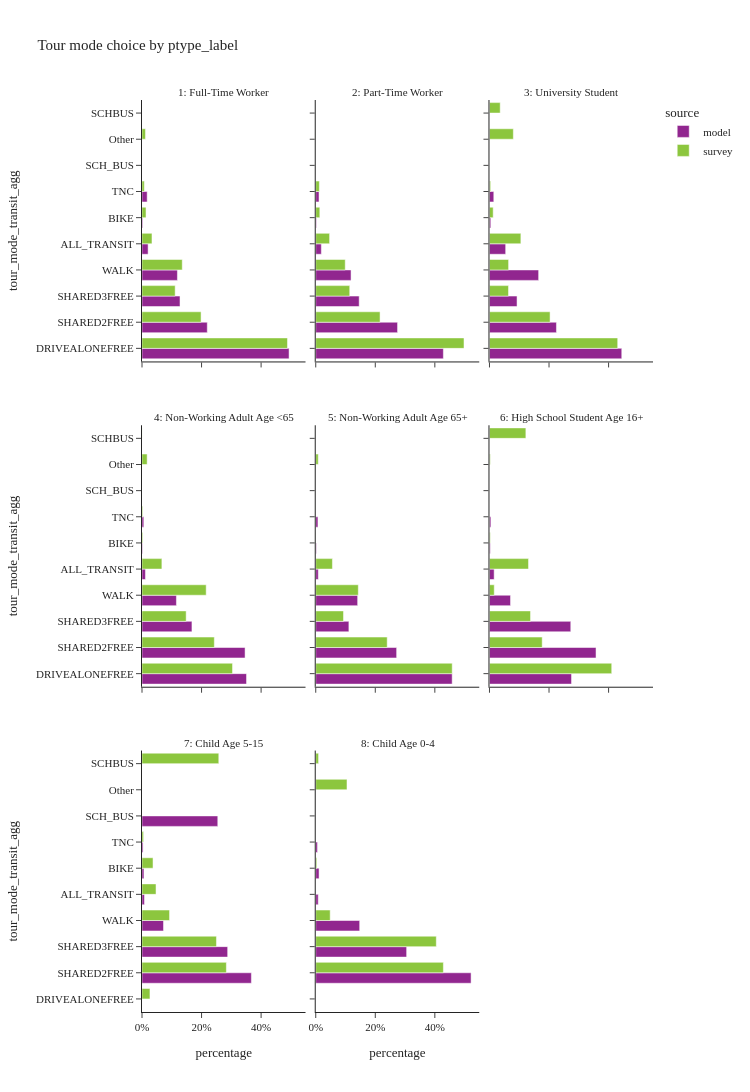
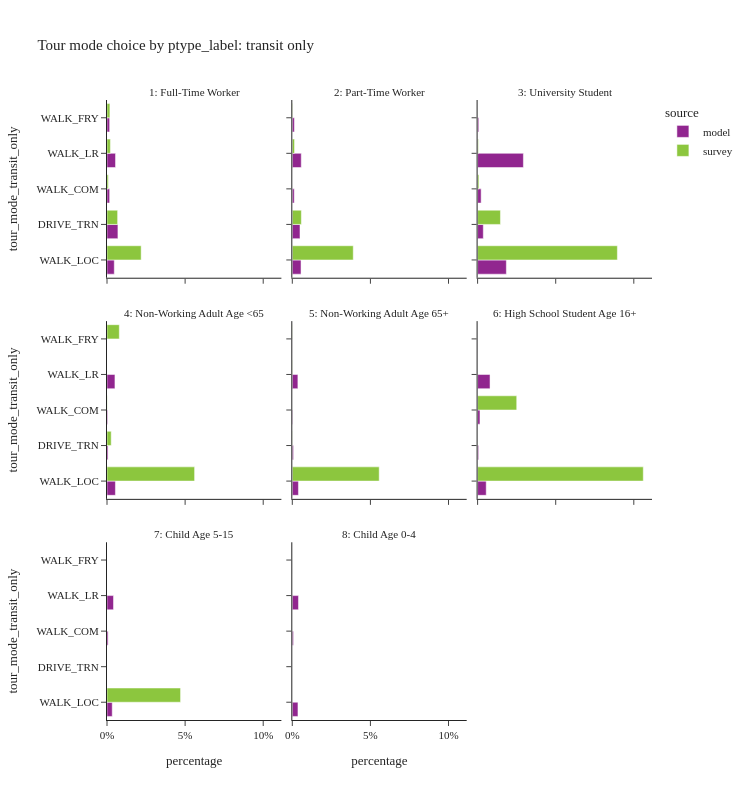

The notebook cell these images were saved under, in order:
### Code cell
tour_mode_choice_seg(segment_col='ptype_label')

### Figure 1 — Plotly figure (JSON) as saved in the notebook; plotly's stock layout.template omitted (floating-point values rounded to 4 significant figures)
{"data": [{"alignmentgroup": "True", "customdata": [[1180648], [524045], [305124], [284286], [49003], [5736], [41532]], "hovertemplate": "source=model<br>ptype_label=1: Full-Time Worker<br>percentage=%{x}<br>tour_mode_transit_agg=%{y}<br>sample_size=%{customdata[0]}<extra></extra>", "legendgroup": "model", "marker": {"color": "#91268F", "pattern": {"shape": ""}}, "name": "model", "offsetgroup": "model", "orientation": "h", "showlegend": true, "textposition": "auto", "type": "bar", "x": [0.4939, 0.2192, 0.1276, 0.1189, 0.0205, 0.0024, 0.01737], "xaxis": "x7", "y": ["DRIVEALONEFREE", "SHARED2FREE", "SHARED3FREE", "WALK", "ALL_TRANSIT", "BIKE", "TNC"], "yaxis": "y7"}, {"alignmentgroup": "True", "customdata": [[194819], [124877], [66285], [53894], [8557], [1052], [5017]], "hovertemplate": "source=model<br>ptype_label=2: Part-Time Worker<br>percentage=%{x}<br>tour_mode_transit_agg=%{y}<br>sample_size=%{customdata[0]}<extra></extra>", "legendgroup": "model", "marker": {"color": "#91268F", "pattern": {"shape": ""}}, "name": "model", "offsetgroup": "model", "orientation": "h", "showlegend": false, "textposition": "auto", "type": "bar", "x": [0.4286, 0.2748, 0.1458, 0.1186, 0.01883, 0.002315, 0.01104], "xaxis": "x8", "y": ["DRIVEALONEFREE", "SHARED2FREE", "SHARED3FREE", "WALK", "ALL_TRANSIT", "BIKE", "TNC"], "yaxis": "y8"}, {"alignmentgroup": "True", "customdata": [[95575], [48383], [19910], [35514], [11695], [940], [3114]], "hovertemplate": "source=model<br>ptype_label=3: University Student<br>percentage=%{x}<br>tour_mode_transit_agg=%{y}<br>sample_size=%{customdata[0]}<extra></extra>", "legendgroup": "model", "marker": {"color": "#91268F", "pattern": {"shape": ""}}, "name": "model", "offsetgroup": "model", "orientation": "h", "showlegend": false, "textposition": "auto", "type": "bar", "x": [0.4443, 0.2249, 0.09255, 0.1651, 0.05436, 0.004369, 0.01447], "xaxis": "x9", "y": ["DRIVEALONEFREE", "SHARED2FREE", "SHARED3FREE", "WALK", "ALL_TRANSIT", "BIKE", "TNC"], "yaxis": "y9"}, {"alignmentgroup": "True", "customdata": [[220767], [217705], [105484], [72711], [7265], [1184], [3818]], "hovertemplate": "source=model<br>ptype_label=4: Non-Working Adult Age <65<br>percentage=%{x}<br>tour_mode_transit_agg=%{y}<br>sample_size=%{customdata[0]}<extra></extra>", "legendgroup": "model", "marker": {"color": "#91268F", "pattern": {"shape": ""}}, "name": "model", "offsetgroup": "model", "orientation": "h", "showlegend": false, "textposition": "auto", "type": "bar", "x": [0.351, 0.3461, 0.1677, 0.1156, 0.01155, 0.001883, 0.006071], "xaxis": "x4", "y": ["DRIVEALONEFREE", "SHARED2FREE", "SHARED3FREE", "WALK", "ALL_TRANSIT", "BIKE", "TNC"], "yaxis": "y4"}, {"alignmentgroup": "True", "customdata": [[233231], [138301], [56669], [71653], [4367], [1018], [3776]], "hovertemplate": "source=model<br>ptype_label=5: Non-Working Adult Age 65+<br>percentage=%{x}<br>tour_mode_transit_agg=%{y}<br>sample_size=%{customdata[0]}<extra></extra>", "legendgroup": "model", "marker": {"color": "#91268F", "pattern": {"shape": ""}}, "name": "model", "offsetgroup": "model", "orientation": "h", "showlegend": false, "textposition": "auto", "type": "bar", "x": [0.4582, 0.2717, 0.1113, 0.1408, 0.008579, 0.002, 0.007418], "xaxis": "x5", "y": ["DRIVEALONEFREE", "SHARED2FREE", "SHARED3FREE", "WALK", "ALL_TRANSIT", "BIKE", "TNC"], "yaxis": "y5"}, {"alignmentgroup": "True", "customdata": [[42448], [55115], [42052], [10882], [2415], [405], [718]], "hovertemplate": "source=model<br>ptype_label=6: High School Student Age 16+<br>percentage=%{x}<br>tour_mode_transit_agg=%{y}<br>sample_size=%{customdata[0]}<extra></extra>", "legendgroup": "model", "marker": {"color": "#91268F", "pattern": {"shape": ""}}, "name": "model", "offsetgroup": "model", "orientation": "h", "showlegend": false, "textposition": "auto", "type": "bar", "x": [0.2756, 0.3578, 0.273, 0.07065, 0.01568, 0.002629, 0.004661], "xaxis": "x6", "y": ["DRIVEALONEFREE", "SHARED2FREE", "SHARED3FREE", "WALK", "ALL_TRANSIT", "BIKE", "TNC"], "yaxis": "y6"}, {"alignmentgroup": "True", "customdata": [[180137], [141070], [35398], [4034], [124797], [3201], [1743]], "hovertemplate": "source=model<br>ptype_label=7: Child Age 5-15<br>percentage=%{x}<br>tour_mode_transit_agg=%{y}<br>sample_size=%{customdata[0]}<extra></extra>", "legendgroup": "model", "marker": {"color": "#91268F", "pattern": {"shape": ""}}, "name": "model", "offsetgroup": "model", "orientation": "h", "showlegend": false, "textposition": "auto", "type": "bar", "x": [0.3673, 0.2877, 0.07218, 0.008226, 0.2545, 0.006528, 0.003554], "xaxis": "x", "y": ["SHARED2FREE", "SHARED3FREE", "WALK", "ALL_TRANSIT", "SCH_BUS", "BIKE", "TNC"], "yaxis": "y"}, {"alignmentgroup": "True", "customdata": [[79733], [46652], [22552], [1278], [1710], [905]], "hovertemplate": "source=model<br>ptype_label=8: Child Age 0-4<br>percentage=%{x}<br>tour_mode_transit_agg=%{y}<br>sample_size=%{customdata[0]}<extra></extra>", "legendgroup": "model", "marker": {"color": "#91268F", "pattern": {"shape": ""}}, "name": "model", "offsetgroup": "model", "orientation": "h", "showlegend": false, "textposition": "auto", "type": "bar", "x": [0.5217, 0.3053, 0.1476, 0.008362, 0.01119, 0.005922], "xaxis": "x2", "y": ["SHARED2FREE", "SHARED3FREE", "WALK", "ALL_TRANSIT", "BIKE", "TNC"], "yaxis": "y2"}, {"alignmentgroup": "True", "customdata": [[1502], [542], [260], [688], [338], [161], [28], [38]], "hovertemplate": "source=survey<br>ptype_label=1: Full-Time Worker<br>percentage=%{x}<br>tour_mode_transit_agg=%{y}<br>sample_size=%{customdata[0]}<extra></extra>", "legendgroup": "survey", "marker": {"color": "#8CC63E", "pattern": {"shape": ""}}, "name": "survey", "offsetgroup": "survey", "orientation": "h", "showlegend": true, "textposition": "auto", "type": "bar", "x": [0.4886, 0.1984, 0.1114, 0.1352, 0.03353, 0.01354, 0.00771, 0.01167], "xaxis": "x7", "y": ["DRIVEALONEFREE", "SHARED2FREE", "SHARED3FREE", "WALK", "ALL_TRANSIT", "BIKE", "TNC", "Other"], "yaxis": "y7"}, {"alignmentgroup": "True", "customdata": [[213], [98], [53], [75], [48], [14], [2], [1]], "hovertemplate": "source=survey<br>ptype_label=2: Part-Time Worker<br>percentage=%{x}<br>tour_mode_transit_agg=%{y}<br>sample_size=%{customdata[0]}<extra></extra>", "legendgroup": "survey", "marker": {"color": "#8CC63E", "pattern": {"shape": ""}}, "name": "survey", "offsetgroup": "survey", "orientation": "h", "showlegend": false, "textposition": "auto", "type": "bar", "x": [0.498, 0.216, 0.1141, 0.09902, 0.0465, 0.01369, 0.01217, 0.0005315], "xaxis": "x8", "y": ["DRIVEALONEFREE", "SHARED2FREE", "SHARED3FREE", "WALK", "ALL_TRANSIT", "BIKE", "TNC", "Other"], "yaxis": "y8"}, {"alignmentgroup": "True", "customdata": [[85], [40], [13], [75], [59], [7], [11], [4], [4]], "hovertemplate": "source=survey<br>ptype_label=3: University Student<br>percentage=%{x}<br>tour_mode_transit_agg=%{y}<br>sample_size=%{customdata[0]}<extra></extra>", "legendgroup": "survey", "marker": {"color": "#8CC63E", "pattern": {"shape": ""}}, "name": "survey", "offsetgroup": "survey", "orientation": "h", "showlegend": false, "textposition": "auto", "type": "bar", "x": [0.4306, 0.2035, 0.06392, 0.06418, 0.1054, 0.03597, 0.01241, 0.003895, 0.08012], "xaxis": "x9", "y": ["DRIVEALONEFREE", "SHARED2FREE", "SHARED3FREE", "WALK", "ALL_TRANSIT", "SCHBUS", "BIKE", "TNC", "Other"], "yaxis": "y9"}, {"alignmentgroup": "True", "customdata": [[260], [183], [88], [175], [60], [1], [13], [3], [12]], "hovertemplate": "source=survey<br>ptype_label=4: Non-Working Adult Age <65<br>percentage=%{x}<br>tour_mode_transit_agg=%{y}<br>sample_size=%{customdata[0]}<extra></extra>", "legendgroup": "survey", "marker": {"color": "#8CC63E", "pattern": {"shape": ""}}, "name": "survey", "offsetgroup": "survey", "orientation": "h", "showlegend": false, "textposition": "auto", "type": "bar", "x": [0.304, 0.2429, 0.1483, 0.2155, 0.06679, 0.0002297, 0.002551, 0.002387, 0.01726], "xaxis": "x4", "y": ["DRIVEALONEFREE", "SHARED2FREE", "SHARED3FREE", "WALK", "ALL_TRANSIT", "SCHBUS", "BIKE", "TNC", "Other"], "yaxis": "y4"}, {"alignmentgroup": "True", "customdata": [[429], [185], [51], [141], [51], [3], [2], [14]], "hovertemplate": "source=survey<br>ptype_label=5: Non-Working Adult Age 65+<br>percentage=%{x}<br>tour_mode_transit_agg=%{y}<br>sample_size=%{customdata[0]}<extra></extra>", "legendgroup": "survey", "marker": {"color": "#8CC63E", "pattern": {"shape": ""}}, "name": "survey", "offsetgroup": "survey", "orientation": "h", "showlegend": false, "textposition": "auto", "type": "bar", "x": [0.4583, 0.24, 0.09324, 0.1429, 0.05602, 0.0008684, 0.0001673, 0.008446], "xaxis": "x5", "y": ["DRIVEALONEFREE", "SHARED2FREE", "SHARED3FREE", "WALK", "ALL_TRANSIT", "BIKE", "TNC", "Other"], "yaxis": "y5"}, {"alignmentgroup": "True", "customdata": [[17], [9], [12], [5], [9], [5], [1], [1]], "hovertemplate": "source=survey<br>ptype_label=6: High School Student Age 16+<br>percentage=%{x}<br>tour_mode_transit_agg=%{y}<br>sample_size=%{customdata[0]}<extra></extra>", "legendgroup": "survey", "marker": {"color": "#8CC63E", "pattern": {"shape": ""}}, "name": "survey", "offsetgroup": "survey", "orientation": "h", "showlegend": false, "textposition": "auto", "type": "bar", "x": [0.4105, 0.1771, 0.1379, 0.01598, 0.1311, 0.1222, 0.002617, 0.002617], "xaxis": "x6", "y": ["DRIVEALONEFREE", "SHARED2FREE", "SHARED3FREE", "WALK", "ALL_TRANSIT", "SCHBUS", "BIKE", "Other"], "yaxis": "y6"}, {"alignmentgroup": "True", "customdata": [[3], [76], [104], [39], [16], [103], [8], [1], [1]], "hovertemplate": "source=survey<br>ptype_label=7: Child Age 5-15<br>percentage=%{x}<br>tour_mode_transit_agg=%{y}<br>sample_size=%{customdata[0]}<extra></extra>", "legendgroup": "survey", "marker": {"color": "#8CC63E", "pattern": {"shape": ""}}, "name": "survey", "offsetgroup": "survey", "orientation": "h", "showlegend": false, "textposition": "auto", "type": "bar", "x": [0.02668, 0.2833, 0.2501, 0.09251, 0.04709, 0.2579, 0.03705, 0.005252, 0.0001443], "xaxis": "x", "y": ["DRIVEALONEFREE", "SHARED2FREE", "SHARED3FREE", "WALK", "ALL_TRANSIT", "SCHBUS", "BIKE", "TNC", "Other"], "yaxis": "y"}, {"alignmentgroup": "True", "customdata": [[34], [34], [10], [2], [5], [2]], "hovertemplate": "source=survey<br>ptype_label=8: Child Age 0-4<br>percentage=%{x}<br>tour_mode_transit_agg=%{y}<br>sample_size=%{customdata[0]}<extra></extra>", "legendgroup": "survey", "marker": {"color": "#8CC63E", "pattern": {"shape": ""}}, "name": "survey", "offsetgroup": "survey", "orientation": "h", "showlegend": false, "textposition": "auto", "type": "bar", "x": [0.4287, 0.4049, 0.04848, 0.009491, 0.003523, 0.1049], "xaxis": "x2", "y": ["SHARED2FREE", "SHARED3FREE", "WALK", "SCHBUS", "BIKE", "Other"], "yaxis": "y2"}], "layout": {"annotations": [{"font": {}, "showarrow": false, "text": "7: Child Age 5-15", "x": 0.16, "xanchor": "center", "xref": "paper", "y": 0.2867, "yanchor": "bottom", "yref": "paper"}, {"font": {}, "showarrow": false, "text": "8: Child Age 0-4", "x": 0.5, "xanchor": "center", "xref": "paper", "y": 0.2867, "yanchor": "bottom", "yref": "paper"}, {"font": {}, "showarrow": false, "text": "4: Non-Working Adult Age <65", "x": 0.16, "xanchor": "center", "xref": "paper", "y": 0.6433, "yanchor": "bottom", "yref": "paper"}, {"font": {}, "showarrow": false, "text": "5: Non-Working Adult Age 65+", "x": 0.5, "xanchor": "center", "xref": "paper", "y": 0.6433, "yanchor": "bottom", "yref": "paper"}, {"font": {}, "showarrow": false, "text": "6: High School Student Age 16+", "x": 0.84, "xanchor": "center", "xref": "paper", "y": 0.6433, "yanchor": "bottom", "yref": "paper"}, {"font": {}, "showarrow": false, "text": "1: Full-Time Worker", "x": 0.16, "xanchor": "center", "xref": "paper", "y": 1.0, "yanchor": "bottom", "yref": "paper"}, {"font": {}, "showarrow": false, "text": "2: Part-Time Worker", "x": 0.5, "xanchor": "center", "xref": "paper", "y": 1.0, "yanchor": "bottom", "yref": "paper"}, {"font": {}, "showarrow": false, "text": "3: University Student", "x": 0.84, "xanchor": "center", "xref": "paper", "y": 1.0, "yanchor": "bottom", "yref": "paper"}], "barmode": "group", "height": 1200, "legend": {"title": {"text": "source"}, "tracegroupgap": 0}, "title": {"text": "Tour mode choice by ptype_label"}, "width": 750, "xaxis": {"anchor": "y", "domain": [0.0, 0.32], "tickformat": ".0%", "title": {"text": "percentage"}}, "xaxis2": {"anchor": "y2", "domain": [0.34, 0.66], "matches": "x", "tickformat": ".0%", "title": {"text": "percentage"}}, "xaxis3": {"anchor": "y3", "domain": [0.68, 1.0], "matches": "x", "tickformat": ".0%", "title": {"text": "percentage"}}, "xaxis4": {"anchor": "y4", "domain": [0.0, 0.32], "matches": "x", "showticklabels": false, "tickformat": ".0%"}, "xaxis5": {"anchor": "y5", "domain": [0.34, 0.66], "matches": "x", "showticklabels": false, "tickformat": ".0%"}, "xaxis6": {"anchor": "y6", "domain": [0.68, 1.0], "matches": "x", "showticklabels": false, "tickformat": ".0%"}, "xaxis7": {"anchor": "y7", "domain": [0.0, 0.32], "matches": "x", "showticklabels": false, "tickformat": ".0%"}, "xaxis8": {"anchor": "y8", "domain": [0.34, 0.66], "matches": "x", "showticklabels": false, "tickformat": ".0%"}, "xaxis9": {"anchor": "y9", "domain": [0.68, 1.0], "matches": "x", "showticklabels": false, "tickformat": ".0%"}, "yaxis": {"anchor": "x", "domain": [0.0, 0.2867], "title": {"text": "tour_mode_transit_agg"}}, "yaxis2": {"anchor": "x2", "domain": [0.0, 0.2867], "matches": "y", "showticklabels": false}, "yaxis3": {"anchor": "x3", "domain": [0.0, 0.2867], "matches": "y", "showticklabels": false}, "yaxis4": {"anchor": "x4", "domain": [0.3567, 0.6433], "matches": "y", "title": {"text": "tour_mode_transit_agg"}}, "yaxis5": {"anchor": "x5", "domain": [0.3567, 0.6433], "matches": "y", "showticklabels": false}, "yaxis6": {"anchor": "x6", "domain": [0.3567, 0.6433], "matches": "y", "showticklabels": false}, "yaxis7": {"anchor": "x7", "domain": [0.7133, 1.0], "matches": "y", "title": {"text": "tour_mode_transit_agg"}}, "yaxis8": {"anchor": "x8", "domain": [0.7133, 1.0], "matches": "y", "showticklabels": false}, "yaxis9": {"anchor": "x9", "domain": [0.7133, 1.0], "matches": "y", "showticklabels": false}}}

### Figure 2 — Plotly figure (JSON) as saved in the notebook; plotly's stock layout.template omitted (floating-point values rounded to 4 significant figures)
{"data": [{"alignmentgroup": "True", "customdata": [[11145], [16710], [4051], [13040], [4057]], "hovertemplate": "source=model<br>ptype_label=1: Full-Time Worker<br>percentage=%{x}<br>tour_mode_transit_only=%{y}<br>sample_size=%{customdata[0]}<extra></extra>", "legendgroup": "model", "marker": {"color": "#91268F", "pattern": {"shape": ""}}, "name": "model", "offsetgroup": "model", "orientation": "h", "showlegend": true, "textposition": "auto", "type": "bar", "x": [0.004662, 0.006991, 0.001695, 0.005455, 0.001697], "xaxis": "x7", "y": ["WALK_LOC", "DRIVE_TRN", "WALK_COM", "WALK_LR", "WALK_FRY"], "yaxis": "y7"}, {"alignmentgroup": "True", "customdata": [[2541], [2237], [565], [2608], [606]], "hovertemplate": "source=model<br>ptype_label=2: Part-Time Worker<br>percentage=%{x}<br>tour_mode_transit_only=%{y}<br>sample_size=%{customdata[0]}<extra></extra>", "legendgroup": "model", "marker": {"color": "#91268F", "pattern": {"shape": ""}}, "name": "model", "offsetgroup": "model", "orientation": "h", "showlegend": false, "textposition": "auto", "type": "bar", "x": [0.005591, 0.004922, 0.001243, 0.005738, 0.001333], "xaxis": "x8", "y": ["WALK_LOC", "DRIVE_TRN", "WALK_COM", "WALK_LR", "WALK_FRY"], "yaxis": "y8"}, {"alignmentgroup": "True", "customdata": [[3960], [783], [488], [6304], [160]], "hovertemplate": "source=model<br>ptype_label=3: University Student<br>percentage=%{x}<br>tour_mode_transit_only=%{y}<br>sample_size=%{customdata[0]}<extra></extra>", "legendgroup": "model", "marker": {"color": "#91268F", "pattern": {"shape": ""}}, "name": "model", "offsetgroup": "model", "orientation": "h", "showlegend": false, "textposition": "auto", "type": "bar", "x": [0.01841, 0.00364, 0.002268, 0.0293, 0.0007437], "xaxis": "x9", "y": ["WALK_LOC", "DRIVE_TRN", "WALK_COM", "WALK_LR", "WALK_FRY"], "yaxis": "y9"}, {"alignmentgroup": "True", "customdata": [[3387], [422], [261], [3195]], "hovertemplate": "source=model<br>ptype_label=4: Non-Working Adult Age <65<br>percentage=%{x}<br>tour_mode_transit_only=%{y}<br>sample_size=%{customdata[0]}<extra></extra>", "legendgroup": "model", "marker": {"color": "#91268F", "pattern": {"shape": ""}}, "name": "model", "offsetgroup": "model", "orientation": "h", "showlegend": false, "textposition": "auto", "type": "bar", "x": [0.005385, 0.000671, 0.000415, 0.00508], "xaxis": "x4", "y": ["WALK_LOC", "DRIVE_TRN", "WALK_COM", "WALK_LR"], "yaxis": "y4"}, {"alignmentgroup": "True", "customdata": [[1996], [402], [146], [1821], [2]], "hovertemplate": "source=model<br>ptype_label=5: Non-Working Adult Age 65+<br>percentage=%{x}<br>tour_mode_transit_only=%{y}<br>sample_size=%{customdata[0]}<extra></extra>", "legendgroup": "model", "marker": {"color": "#91268F", "pattern": {"shape": ""}}, "name": "model", "offsetgroup": "model", "orientation": "h", "showlegend": false, "textposition": "auto", "type": "bar", "x": [0.003921, 0.0007898, 0.0002868, 0.003577, 3.929e-06], "xaxis": "x5", "y": ["WALK_LOC", "DRIVE_TRN", "WALK_COM", "WALK_LR", "WALK_FRY"], "yaxis": "y5"}, {"alignmentgroup": "True", "customdata": [[849], [100], [234], [1225], [7]], "hovertemplate": "source=model<br>ptype_label=6: High School Student Age 16+<br>percentage=%{x}<br>tour_mode_transit_only=%{y}<br>sample_size=%{customdata[0]}<extra></extra>", "legendgroup": "model", "marker": {"color": "#91268F", "pattern": {"shape": ""}}, "name": "model", "offsetgroup": "model", "orientation": "h", "showlegend": false, "textposition": "auto", "type": "bar", "x": [0.005512, 0.0006492, 0.001519, 0.007953, 4.544e-05], "xaxis": "x6", "y": ["WALK_LOC", "DRIVE_TRN", "WALK_COM", "WALK_LR", "WALK_FRY"], "yaxis": "y6"}, {"alignmentgroup": "True", "customdata": [[1641], [353], [2040]], "hovertemplate": "source=model<br>ptype_label=7: Child Age 5-15<br>percentage=%{x}<br>tour_mode_transit_only=%{y}<br>sample_size=%{customdata[0]}<extra></extra>", "legendgroup": "model", "marker": {"color": "#91268F", "pattern": {"shape": ""}}, "name": "model", "offsetgroup": "model", "orientation": "h", "showlegend": false, "textposition": "auto", "type": "bar", "x": [0.003346, 0.0007198, 0.00416], "xaxis": "x", "y": ["WALK_LOC", "WALK_COM", "WALK_LR"], "yaxis": "y"}, {"alignmentgroup": "True", "customdata": [[554], [116], [605], [3]], "hovertemplate": "source=model<br>ptype_label=8: Child Age 0-4<br>percentage=%{x}<br>tour_mode_transit_only=%{y}<br>sample_size=%{customdata[0]}<extra></extra>", "legendgroup": "model", "marker": {"color": "#91268F", "pattern": {"shape": ""}}, "name": "model", "offsetgroup": "model", "orientation": "h", "showlegend": false, "textposition": "auto", "type": "bar", "x": [0.003625, 0.000759, 0.003959, 1.963e-05], "xaxis": "x2", "y": ["WALK_LOC", "WALK_COM", "WALK_LR", "WALK_FRY"], "yaxis": "y2"}, {"alignmentgroup": "True", "customdata": [[276], [31], [4], [20], [7]], "hovertemplate": "source=survey<br>ptype_label=1: Full-Time Worker<br>percentage=%{x}<br>tour_mode_transit_only=%{y}<br>sample_size=%{customdata[0]}<extra></extra>", "legendgroup": "survey", "marker": {"color": "#8CC63E", "pattern": {"shape": ""}}, "name": "survey", "offsetgroup": "survey", "orientation": "h", "showlegend": true, "textposition": "auto", "type": "bar", "x": [0.02187, 0.006797, 0.0008357, 0.002178, 0.001857], "xaxis": "x7", "y": ["WALK_LOC", "DRIVE_TRN", "WALK_COM", "WALK_LR", "WALK_FRY"], "yaxis": "y7"}, {"alignmentgroup": "True", "customdata": [[43], [2], [2], [1]], "hovertemplate": "source=survey<br>ptype_label=2: Part-Time Worker<br>percentage=%{x}<br>tour_mode_transit_only=%{y}<br>sample_size=%{customdata[0]}<extra></extra>", "legendgroup": "survey", "marker": {"color": "#8CC63E", "pattern": {"shape": ""}}, "name": "survey", "offsetgroup": "survey", "orientation": "h", "showlegend": false, "textposition": "auto", "type": "bar", "x": [0.03902, 0.005798, 0.001425, 0.0002591], "xaxis": "x8", "y": ["WALK_LOC", "DRIVE_TRN", "WALK_LR", "WALK_FRY"], "yaxis": "y8"}, {"alignmentgroup": "True", "customdata": [[52], [5], [1], [1]], "hovertemplate": "source=survey<br>ptype_label=3: University Student<br>percentage=%{x}<br>tour_mode_transit_only=%{y}<br>sample_size=%{customdata[0]}<extra></extra>", "legendgroup": "survey", "marker": {"color": "#8CC63E", "pattern": {"shape": ""}}, "name": "survey", "offsetgroup": "survey", "orientation": "h", "showlegend": false, "textposition": "auto", "type": "bar", "x": [0.08947, 0.01463, 0.0008303, 0.0004826], "xaxis": "x9", "y": ["WALK_LOC", "DRIVE_TRN", "WALK_COM", "WALK_LR"], "yaxis": "y9"}, {"alignmentgroup": "True", "customdata": [[56], [2], [1], [1]], "hovertemplate": "source=survey<br>ptype_label=4: Non-Working Adult Age <65<br>percentage=%{x}<br>tour_mode_transit_only=%{y}<br>sample_size=%{customdata[0]}<extra></extra>", "legendgroup": "survey", "marker": {"color": "#8CC63E", "pattern": {"shape": ""}}, "name": "survey", "offsetgroup": "survey", "orientation": "h", "showlegend": false, "textposition": "auto", "type": "bar", "x": [0.05608, 0.002696, 0.0001362, 0.007873], "xaxis": "x4", "y": ["WALK_LOC", "DRIVE_TRN", "WALK_COM", "WALK_FRY"], "yaxis": "y4"}, {"alignmentgroup": "True", "customdata": [[47], [1], [2], [1]], "hovertemplate": "source=survey<br>ptype_label=5: Non-Working Adult Age 65+<br>percentage=%{x}<br>tour_mode_transit_only=%{y}<br>sample_size=%{customdata[0]}<extra></extra>", "legendgroup": "survey", "marker": {"color": "#8CC63E", "pattern": {"shape": ""}}, "name": "survey", "offsetgroup": "survey", "orientation": "h", "showlegend": false, "textposition": "auto", "type": "bar", "x": [0.05563, 0.0001182, 0.0001626, 0.000117], "xaxis": "x5", "y": ["WALK_LOC", "DRIVE_TRN", "WALK_LR", "WALK_FRY"], "yaxis": "y5"}, {"alignmentgroup": "True", "customdata": [[8], [1]], "hovertemplate": "source=survey<br>ptype_label=6: High School Student Age 16+<br>percentage=%{x}<br>tour_mode_transit_only=%{y}<br>sample_size=%{customdata[0]}<extra></extra>", "legendgroup": "survey", "marker": {"color": "#8CC63E", "pattern": {"shape": ""}}, "name": "survey", "offsetgroup": "survey", "orientation": "h", "showlegend": false, "textposition": "auto", "type": "bar", "x": [0.1061, 0.02504], "xaxis": "x6", "y": ["WALK_LOC", "WALK_COM"], "yaxis": "y6"}, {"alignmentgroup": "True", "customdata": [[16]], "hovertemplate": "source=survey<br>ptype_label=7: Child Age 5-15<br>percentage=%{x}<br>tour_mode_transit_only=%{y}<br>sample_size=%{customdata[0]}<extra></extra>", "legendgroup": "survey", "marker": {"color": "#8CC63E", "pattern": {"shape": ""}}, "name": "survey", "offsetgroup": "survey", "orientation": "h", "showlegend": false, "textposition": "auto", "type": "bar", "x": [0.04709], "xaxis": "x", "y": ["WALK_LOC"], "yaxis": "y"}], "layout": {"annotations": [{"font": {}, "showarrow": false, "text": "7: Child Age 5-15", "x": 0.16, "xanchor": "center", "xref": "paper", "y": 0.2867, "yanchor": "bottom", "yref": "paper"}, {"font": {}, "showarrow": false, "text": "8: Child Age 0-4", "x": 0.5, "xanchor": "center", "xref": "paper", "y": 0.2867, "yanchor": "bottom", "yref": "paper"}, {"font": {}, "showarrow": false, "text": "4: Non-Working Adult Age <65", "x": 0.16, "xanchor": "center", "xref": "paper", "y": 0.6433, "yanchor": "bottom", "yref": "paper"}, {"font": {}, "showarrow": false, "text": "5: Non-Working Adult Age 65+", "x": 0.5, "xanchor": "center", "xref": "paper", "y": 0.6433, "yanchor": "bottom", "yref": "paper"}, {"font": {}, "showarrow": false, "text": "6: High School Student Age 16+", "x": 0.84, "xanchor": "center", "xref": "paper", "y": 0.6433, "yanchor": "bottom", "yref": "paper"}, {"font": {}, "showarrow": false, "text": "1: Full-Time Worker", "x": 0.16, "xanchor": "center", "xref": "paper", "y": 1.0, "yanchor": "bottom", "yref": "paper"}, {"font": {}, "showarrow": false, "text": "2: Part-Time Worker", "x": 0.5, "xanchor": "center", "xref": "paper", "y": 1.0, "yanchor": "bottom", "yref": "paper"}, {"font": {}, "showarrow": false, "text": "3: University Student", "x": 0.84, "xanchor": "center", "xref": "paper", "y": 1.0, "yanchor": "bottom", "yref": "paper"}], "barmode": "group", "height": 800, "legend": {"title": {"text": "source"}, "tracegroupgap": 0}, "title": {"text": "Tour mode choice by ptype_label: transit only"}, "width": 750, "xaxis": {"anchor": "y", "domain": [0.0, 0.32], "tickformat": ".0%", "title": {"text": "percentage"}}, "xaxis2": {"anchor": "y2", "domain": [0.34, 0.66], "matches": "x", "tickformat": ".0%", "title": {"text": "percentage"}}, "xaxis3": {"anchor": "y3", "domain": [0.68, 1.0], "matches": "x", "tickformat": ".0%", "title": {"text": "percentage"}}, "xaxis4": {"anchor": "y4", "domain": [0.0, 0.32], "matches": "x", "showticklabels": false, "tickformat": ".0%"}, "xaxis5": {"anchor": "y5", "domain": [0.34, 0.66], "matches": "x", "showticklabels": false, "tickformat": ".0%"}, "xaxis6": {"anchor": "y6", "domain": [0.68, 1.0], "matches": "x", "showticklabels": false, "tickformat": ".0%"}, "xaxis7": {"anchor": "y7", "domain": [0.0, 0.32], "matches": "x", "showticklabels": false, "tickformat": ".0%"}, "xaxis8": {"anchor": "y8", "domain": [0.34, 0.66], "matches": "x", "showticklabels": false, "tickformat": ".0%"}, "xaxis9": {"anchor": "y9", "domain": [0.68, 1.0], "matches": "x", "showticklabels": false, "tickformat": ".0%"}, "yaxis": {"anchor": "x", "domain": [0.0, 0.2867], "title": {"text": "tour_mode_transit_only"}}, "yaxis2": {"anchor": "x2", "domain": [0.0, 0.2867], "matches": "y", "showticklabels": false}, "yaxis3": {"anchor": "x3", "domain": [0.0, 0.2867], "matches": "y", "showticklabels": false}, "yaxis4": {"anchor": "x4", "domain": [0.3567, 0.6433], "matches": "y", "title": {"text": "tour_mode_transit_only"}}, "yaxis5": {"anchor": "x5", "domain": [0.3567, 0.6433], "matches": "y", "showticklabels": false}, "yaxis6": {"anchor": "x6", "domain": [0.3567, 0.6433], "matches": "y", "showticklabels": false}, "yaxis7": {"anchor": "x7", "domain": [0.7133, 1.0], "matches": "y", "title": {"text": "tour_mode_transit_only"}}, "yaxis8": {"anchor": "x8", "domain": [0.7133, 1.0], "matches": "y", "showticklabels": false}, "yaxis9": {"anchor": "x9", "domain": [0.7133, 1.0], "matches": "y", "showticklabels": false}}}
